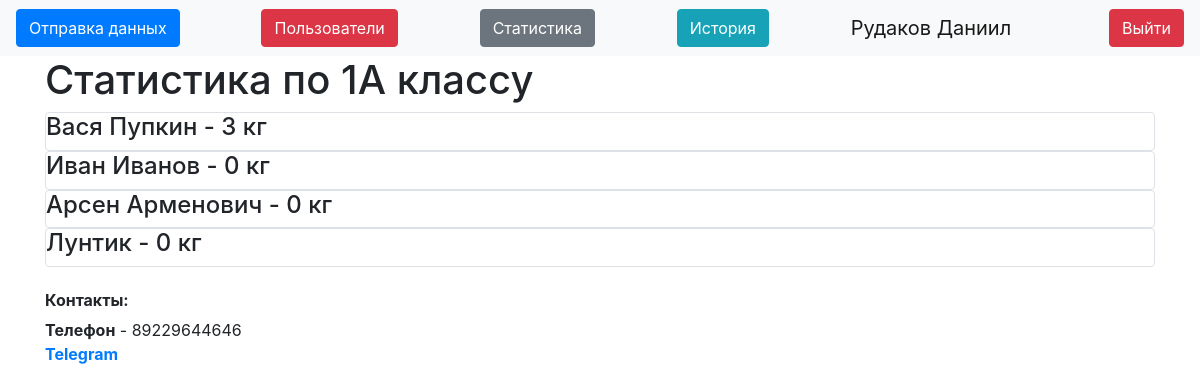
Page /stats1a (signed in) on the earlier database version.
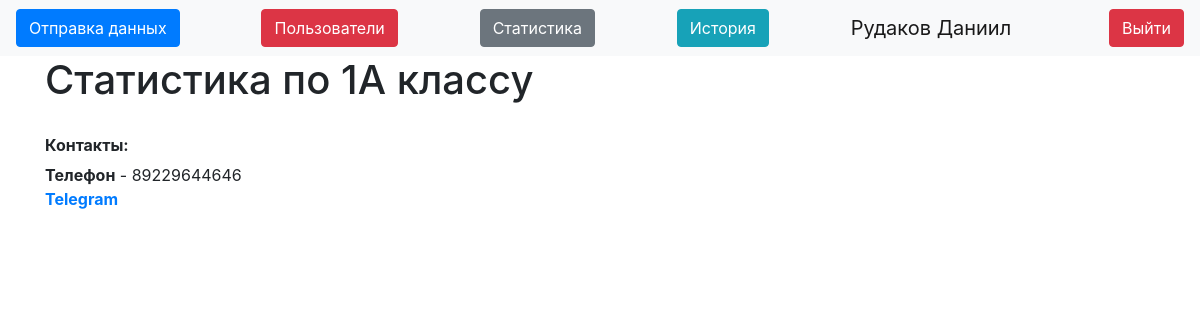
Same page on the later database version.
### data/Pupils.py (models this page shows)
class Pupils(SqlAlchemyBase):
    __tablename__ = 'Pupils'
    id = sqlalchemy.Column(sqlalchemy.Integer, autoincrement=True, primary_key=True) # ID ученика
    name = sqlalchemy.Column(sqlalchemy.String) # Имя и фамилия ученика
    value = sqlalchemy.Column(sqlalchemy.Integer, default=0) # Кол-во сданных килограммов
    grade = sqlalchemy.Column(sqlalchemy.String) # Класс
    kilo = orm.relationship("Kilograms", back_populates="pupil") # Связь в таблицей БД, которая хранит килограммы

### server.py (the view)
@app.route("/stats1a") # Адрес страницы со статистикой по 1А классу
@login_required
def stats1a():
    db_sess = db_session.create_session() # Сессия с БД
    pupils = db_sess.query(Pupils).filter(Pupils.grade == "1А").all() # Все ученики 1А класса
    db_sess.close() # Конец сессии
    return render_template("stats_grade.html", db=pupils, grade="1А", title="1А статистика") # На страницу передаются все ученики 1А класса

### data/db_session.py (called while the page is built)
def create_session() -> Session:
    global __factory
    return __factory()

### server.py (called while the page is built)
@login_manager.user_loader # Декоратор для авторизации пользователей
def load_user(user_id):
    db_sess = db_session.create_session()
    user_id = db_sess.query(User).get(user_id)
    db_sess.close()
    return user_id

### templates/stats_grade.html
{% extends "base.html" %}
{% block content %}
{% if current_user.is_admin %}
<h1>Статистика по {{grade}} классу</h1>
{% for item in db%}
<div class="col-md6 border rounded">
    <h4>{{item.name}} - {{item.value}} кг</h4>
</div>
{% endfor %}
{% endif %}
{% endblock %}

Differences in the rows shown:
removed Pupils: name "Вася Пупкин", value "3"
removed Pupils: name "Иван Иванов", value "0"
removed Pupils: name "Арсен Арменович", value "0"
removed Pupils: name "Лунтик", value "0"
